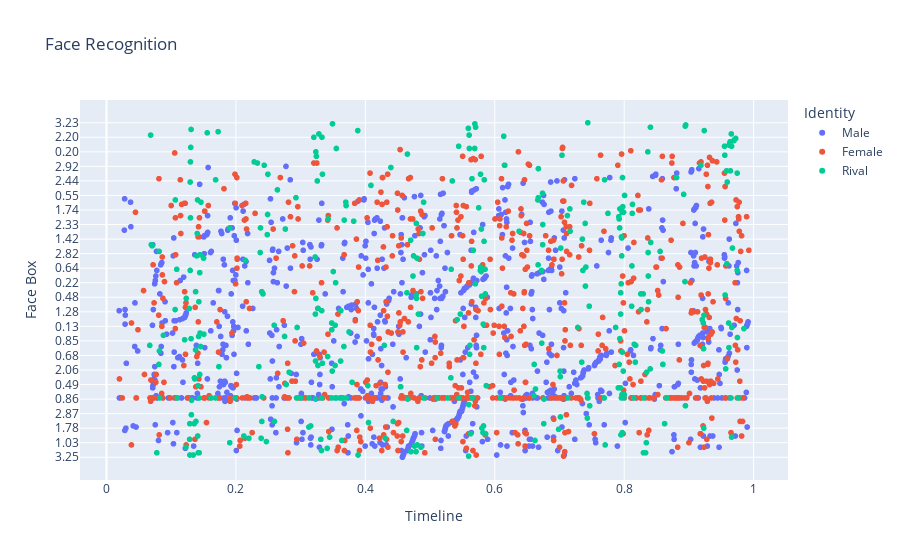

Notebook cell for this chart:
### Markdown cell above
### ACTION UNITS

### Code cell
# User plotly to visualize something

AU = 2
AU_R = 1
AU_E = 18

E_TH = 0.5

import plotly.express as px
import pandas as pd

# Load all csv files in csv/
import glob
import os

csv_files = glob.glob("csv/*.csv")
# Convert all entries to structured data with attribute 0 as frame number, 1 as Face Box, and 5 as Identity
# Skip first two lines of each file
# Skip rows where Identity is N/A

USE_GENERAL_NAMES = True
USE_GENDER_NAMES = True
IGNORE_MINOR_CHARACTERS = True

FILM_FRAME_TOTALS = {
	"Cliff": 2097,
	"Our Village": 2377,
	"Diary of Nurse": 2297,
	"Sabrina": 2751,
	"The Man from Laramie": 2477,
	"Human Desire": 2200,
}

FILMS_WITH_EMOTION = FILM_FRAME_TOTALS.keys()

RIVALS = ["Keming", "Professor Yuan", "Haoru", "David", "Vic", "Carl"]
MALES = ["Zhanwu", "Fan Jun", "Changping", "Linus", "Will", "Jeff"]
LADIES = ["Shuzhen", "Fang Qing", "Suhua", "Sabrina", "Barbara", "Vicki"]

PROTAGONISTS = ["Zhanwu", "Fang Qing", "Suhua", "Sabrina", "Will", "Jeff"]
LOVES = ["Shuzhen", "Fan Jun", "Changping", "Linus", "Barbara", "Vicki"]

def get_name(name):
	if USE_GENDER_NAMES:
		if name in MALES:
			name = "Male"
		elif name in LADIES:
			name = "Female"
	else:
		if name in PROTAGONISTS:
			name = "Fan Jun"
		elif name in LOVES:
			name = "Love"
	return name

data = []
for file in csv_files:
	if file[4:-4] not in FILMS_WITH_EMOTION:
		continue
	with open(file) as f:
		emotion_file = "openface_cleaned/" + os.path.basename(file)[:-4] + ".csv"
		lines = f.readlines()[2:]
		for line in lines:
			line = line.split(",")
			if line[5] != "\"N/A\"":
				emotion_row = ""
				path = line[4][1:][:-1]
				with open(emotion_file) as ef:
					ef_lines = ef.readlines()
					for ef_line in ef_lines:
						ef_line = ef_line.split(",")
						if ef_line[0][:-4] == path[6:]:
							emotion_row = ef_line
							break
				if emotion_row == "":
					continue

				log1 = int(int(AU) + int(AU_R) + 1)
				log2 = int(int(AU) + int(AU_E) + 1)
				r = emotion_row[log1]
				e = float(emotion_row[log2])

				if e < E_TH:
					continue

				# Att 3 is frame numbder / film's total frames (the film is the name of the current csv file)
				total = FILM_FRAME_TOTALS[os.path.basename(file)[:-4]]
				frame = int(line[0][1:][:-1])
				name = line[5][1:][:-1]
				if USE_GENERAL_NAMES:
					if name in RIVALS:
						name = "Rival"
					name = get_name(name)
				if IGNORE_MINOR_CHARACTERS:
					if USE_GENERAL_NAMES:
						if name not in ["Rival", "Protagonist", "Female", "Male", "Love"]:
							continue
					else:
						if name not in RIVALS:
							if name not in PROTAGONISTS:
								if name not in LOVES:
									continue
				data.append([frame, r, name, frame / total, os.path.basename(file)[:-4]])

df = pd.DataFrame(data, columns=["Frame", "Face Box", "Identity", "Timeline", "Film"])
df["Identity"] = df["Identity"].astype(str)
df["Identity"] = df["Identity"].apply(lambda x: x.split(" ")[0])

# Create a scatter plot of the data
fig = px.scatter(df, x="Timeline", y="Face Box", color="Identity", hover_data=["Film"], title="Face Recognition")
fig.show()

### Figure 1 — Plotly figure (JSON) as saved in the notebook; plotly's stock layout.template omitted (floating-point values rounded to 4 significant figures; data arrays with more than 128 entries replaced by an {"elided": "..."} marker saying what was removed)
{"data": [{"customdata": {"elided": "862x1 str values"}, "hovertemplate": "Identity=Male<br>Timeline=%{x}<br>Face Box=%{y}<br>Film=%{customdata[0]}<extra></extra>", "legendgroup": "Male", "marker": {"color": "#636efa", "symbol": "circle"}, "mode": "markers", "name": "Male", "showlegend": true, "type": "scattergl", "x": {"elided": "862 float values"}, "xaxis": "x", "y": {"elided": "862 str values"}, "yaxis": "y"}, {"customdata": {"elided": "741x1 str values"}, "hovertemplate": "Identity=Female<br>Timeline=%{x}<br>Face Box=%{y}<br>Film=%{customdata[0]}<extra></extra>", "legendgroup": "Female", "marker": {"color": "#EF553B", "symbol": "circle"}, "mode": "markers", "name": "Female", "showlegend": true, "type": "scattergl", "x": {"elided": "741 float values"}, "xaxis": "x", "y": {"elided": "741 str values"}, "yaxis": "y"}, {"customdata": {"elided": "368x1 str values"}, "hovertemplate": "Identity=Rival<br>Timeline=%{x}<br>Face Box=%{y}<br>Film=%{customdata[0]}<extra></extra>", "legendgroup": "Rival", "marker": {"color": "#00cc96", "symbol": "circle"}, "mode": "markers", "name": "Rival", "showlegend": true, "type": "scattergl", "x": {"elided": "368 float values"}, "xaxis": "x", "y": {"elided": "368 str values"}, "yaxis": "y"}], "layout": {"legend": {"title": {"text": "Identity"}, "tracegroupgap": 0}, "title": {"text": "Face Recognition"}, "xaxis": {"anchor": "y", "domain": [0, 1], "title": {"text": "Timeline"}}, "yaxis": {"anchor": "x", "domain": [0, 1], "title": {"text": "Face Box"}}}}
